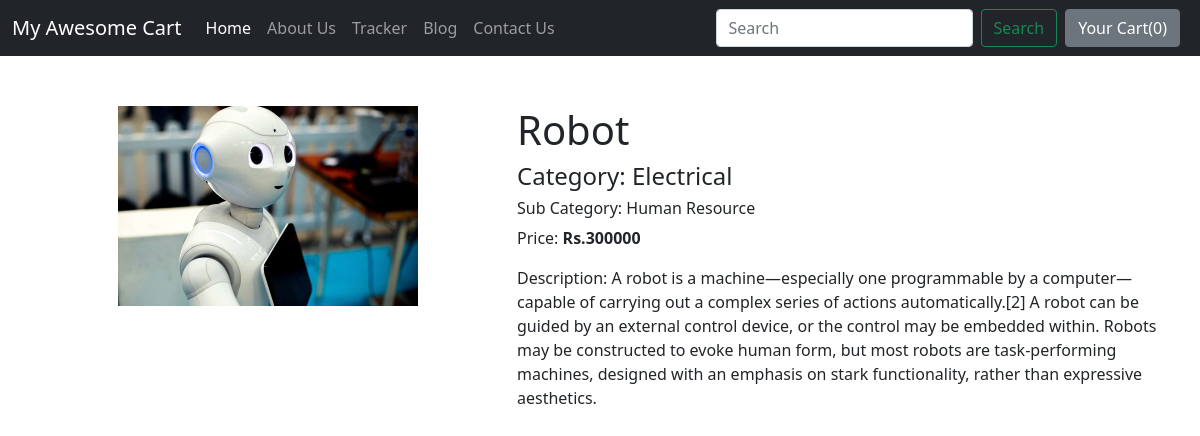
The app's page /shop/productview/2 with its own data.
### shop/models.py (models this page shows, shortened)
class Product(models.Model):
    product_id = models.AutoField(primary_key=True)
    product_name = models.CharField(max_length=50)
    desc = models.CharField(max_length=500)
    pub_date = models.DateField()
    category = models.CharField(max_length=50, default="")
    subcategory = models.CharField(max_length=50, default="")
    price = models.IntegerField(default=0)
    image = models.ImageField(upload_to="shop/images", default="")

### shop/views.py (the view)
# urls.py: path("productview/<int:myid>", views.productView, name="ProductView"),
def productView(request, myid):
    product = Product.objects.filter(product_id=myid)[0]
    params = {"product": product}
    return render(request, "shop/productView.html", params)

### shop/templates/shop/productView.html (shortened to what this page needs)
{% extends 'shop/basic.html' %}
{% block body %}
<div class="container">
     <div class="row">
          <div class="col-md-5">
               <div class="product-image-container">
                    <img src="/media/{{product.image}}" alt="Product id:{{product.product_id}} Image">
               </div>
          </div>
          <div class="col-md-7">
               <div class="product-content">
                    <h1>{{product.product_name}}</h1>
                    <h4>Category: {{product.category}}</h4>
                    <h6>Sub Category: {{product.subcategory}}</h6>
                    <p>Price:<b> Rs.{{product.price}}</b></p>
                    <p>Description: {{product.desc}}</p>
               </div>
          </div>
     </div>
</div>
{% endblock %}

### shop/templates/shop/productView.html (style rules this page uses)
.product-image-container, .product-content { margin-top: 50px; }
.product-image-container { text-align: center; }
.product-image-container img { width: 300px; height: auto; }

### records on screen
Product: image (picture), product_name "Robot", category "Electrical", subcategory "Human Resource", price "300000", desc "A robot is a machine—especially one programmable by a computer—capable of carrying out a complex series of actions automatically.[2] A robot can be guided by an external control device, or the control may be embedded within. Robots may be constructed to evoke human form, but most robots are task-performing machines, designed with an emphasis on stark functionality, rather than expressive aesthetics."
